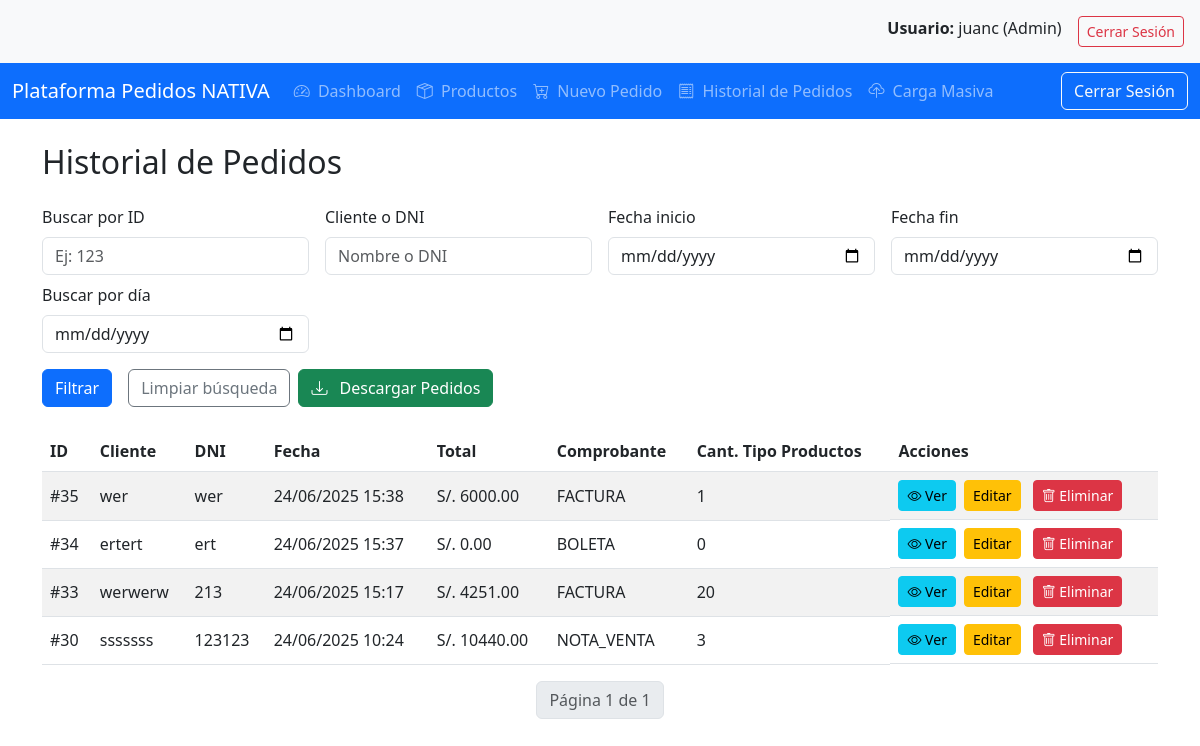
/historial/ (signed in), run on the app's committed database.
### pedidos/models.py (models this page shows, shortened)
class Pedido(models.Model):
    TIPO_COMPROBANTE_CHOICES = [
        ('BOLETA', 'Boleta'),
        ('FACTURA', 'Factura'),
        ('NOTA_VENTA', 'Nota de Venta'),
        ('TICKET', 'Ticket'),
        ('COTIZACION', 'Cotización'),
        ('OTRO', 'Otro')
    ]
    cliente_nombre = models.CharField(max_length=100)
    cliente_dni = models.CharField(max_length=20)
    cliente_empresa = models.CharField(max_length=100, blank=True, null=True)
    direccion = models.TextField()
    tipo_comprobante = models.CharField(
        max_length=50,
        choices=TIPO_COMPROBANTE_CHOICES,
        verbose_name="Tipo de Comprobante"
    )
    notas = models.TextField(blank=True, null=True)
    fecha_pedido = models.DateTimeField(auto_now_add=True)
    total = models.DecimalField(max_digits=12, decimal_places=2, default=0.00)

### historial/views.py (the view, shortened to what this page needs)
# urls.py: path('', views.pedido_historial, name='pedido_historial'),
@login_required
def pedido_historial(request):
    queryset = Pedido.objects.all().order_by('-fecha_pedido')
    id_pedido = request.GET.get('id_pedido')
    cliente = request.GET.get('cliente')
    fecha_inicio = request.GET.get('fecha_inicio')
    fecha_fin = request.GET.get('fecha_fin')
    fecha_dia = request.GET.get('fecha_dia')  # 👈 Nuevo filtro: una sola fecha
    if id_pedido and id_pedido != "None":
        try:
            pedido_id = int(id_pedido)
            queryset = queryset.filter(id=pedido_id)
        except ValueError:
            pass  # Si el ID no es un número válido, ignoramos el filtro
    if cliente:
        queryset = queryset.filter(
            Q(cliente_nombre__icontains=cliente) |
            Q(cliente_dni__icontains=cliente)
        )
    if fecha_dia and fecha_dia != "None":
        queryset = queryset.filter(fecha_pedido__date=fecha_dia)
    paginator = Paginator(queryset, 10)  # 10 pedidos por página
    page_number = request.GET.get('page')
    page_obj = paginator.get_page(page_number)
    return render(request, 'historial/pedido_historial.html', {
        'page_obj': page_obj,
        'id_pedido': id_pedido,
        'cliente': cliente,
        'fecha_inicio': fecha_inicio,
        'fecha_fin': fecha_fin,
        'fecha_dia': fecha_dia  # 👈 Pasamos el valor a la plantilla
    })

### usuarios/templatetags/group_tags.py (called while the page is built)
@register.filter(name='has_group')
def has_group(user, group_name):
    return user.groups.filter(name=group_name).exists()

### templates/historial/pedido_historial.html (shortened to what this page needs)
{% extends "base.html" %}
{% load group_tags %}
{% block content %}
<h2 class="mb-4">Historial de Pedidos</h2>
<form method="get" class="mb-4">
    <div class="row g-3">
        <div class="col-12 col-md-3">
            <label class="form-label">Buscar por ID</label>
            <input type="text"
                   name="id_pedido"
                   class="form-control"
                   value="{{ id_pedido|default:'' }}"
                   placeholder="Ej: 123">
        </div>
        <div class="col-12 col-md-3">
            <label class="form-label">Cliente o DNI</label>
            <input type="text"
                   name="cliente"
                   class="form-control"
                   value="{{ cliente|default:'' }}"
                   placeholder="Nombre o DNI">
        </div>
        <div class="col-12 col-md-3">
            <label class="form-label">Fecha inicio</label>
            <input type="date"
                   name="fecha_inicio"
                   class="form-control"
                   value="{{ fecha_inicio|default:'' }}">
        </div>
        <div class="col-12 col-md-3">
            <label class="form-label">Fecha fin</label>
            <input type="date"
                   name="fecha_fin"
                   class="form-control"
                   value="{{ fecha_fin|default:'' }}">
        </div>
        <div class="col-12 col-md-3 mt-2">
            <label class="form-label">Buscar por día</label>
            <input type="date"
                   name="fecha_dia"
                   class="form-control"
                   value="{{ fecha_dia|default:'' }}">
        </div>
    </div>
    <div class="mt-3 d-grid gap-2 d-md-flex">
        <button type="submit" class="btn btn-primary me-2">Filtrar</button>
        <a href="{% url 'historial:pedido_historial' %}" class="btn btn-outline-secondary">Limpiar búsqueda</a>
        <a href="{% url 'historial:exportar_pedidos' %}" class="btn btn-success">
            <i class="bi bi-download me-2"></i> Descargar Pedidos
        </a>
    </div>
</form>
<div class="table-responsive d-none d-md-block">
    <table class="table table-striped align-middle">
        <thead>
            <tr>
                <th>ID</th>
                <th>Cliente</th>
                <th>DNI</th>
                <th>Fecha</th>
                <th>Total</th>
                <th>Comprobante</th>
                <th>Cant. Tipo Productos</th>
                <th>Acciones</th>
            </tr>
        </thead>
        <tbody>
            {% for pedido in page_obj %}
                <tr>
                    <td>#{{ pedido.id }}</td>
                    <td>{{ pedido.cliente_nombre }}</td>
                    <td>{{ pedido.cliente_dni }}</td>
                    <td>{{ pedido.fecha_pedido|date:"d/m/Y H:i" }}</td>
                    <td>S/. {{ pedido.total|floatformat:2 }}</td>
                    <td>{{ pedido.tipo_comprobante }}</td>
                    <td>{{ pedido.detallepedido_set.count }}</td>
                    <td class="d-flex gap-2 flex-wrap">
                        <a href="{% url 'pedidos:pedido_detalle' pedido.id %}" class="btn btn-sm btn-info">
                            <i class="bi bi-eye"></i> Ver
                        </a>
                        {% if not user|has_group:"Vendedor" and not user|has_group:"Lector" %}
                            <a href="{% url 'pedidos:pedido_editar' pedido.id %}" class="btn btn-sm btn-warning me-1">Editar</a>
                        {% endif %}
                        {% if not user|has_group:"Vendedor" and not user|has_group:"Lector" %}
                            <form method="post" action="{% url 'pedidos:pedido_eliminar' pedido.id %}" class="m-0">
                                <button type="submit" class="btn btn-sm btn-danger" onclick="return confirm('¿Estás seguro?')">
                                    <i class="bi bi-trash"></i> Eliminar
                                </button>
                            </form>
                        {% endif %}
                    </td>
                </tr>
            {% empty %}
                <tr>
                    <td colspan="7" class="text-center text-muted">No se encontraron pedidos.</td>
                </tr>
            {% endfor %}
        </tbody>
    </table>
</div>
<nav aria-label="Paginación">
    <ul class="pagination justify-content-center">
        <li class="page-item disabled">
            <a class="page-link" href="#">Página {{ page_obj.number }} de {{ page_obj.paginator.num_pages }}</a>
        </li>
    </ul>
</nav>
{% endblock %}

### templates/base.html (shortened to what this page needs)
{% load group_tags %}
<!DOCTYPE html>
<html lang="es">
<head>
    <link href="https://cdn.jsdelivr.net/npm/bootstrap@5.3.0/dist/css/bootstrap.min.css"  rel="stylesheet">
    <link rel="stylesheet" href="https://cdn.jsdelivr.net/npm/bootstrap-icons@1.11.3/font/bootstrap-icons.min.css">
</head>
<body>
<div class="d-flex justify-content-end p-3 bg-light">
    {% if user.is_authenticated %}
        <div class="me-3">
            <strong>Usuario:</strong> {{ user.username }}
            {% if user|has_group:"Vendedor" %}
                (Vendedor)
            {% elif user.is_superuser %}
                (Admin)
            {% endif %}
        </div>
        <form action="{% url 'logout' %}" method="post" class="d-inline">
            <button type="submit" class="btn btn-sm btn-outline-danger">Cerrar Sesión</button>
        </form>
    {% else %}
        <a href="{% url 'login' %}?next={{ request.path }}" class="btn btn-sm btn-outline-primary">Iniciar Sesión</a>
    {% endif %}
</div>
{% include "menu.html" %}
<div class="container mt-4">
    {% block content %}
    {% endblock %}
</div>
</body>
</html>

### data on the page
Pedido: id "35", cliente_nombre "wer", cliente_dni "wer", fecha_pedido "24/06/2025 15:38", total "6000.00", tipo_comprobante "FACTURA", detallepedido_set.count "1"
Pedido: id "34", cliente_nombre "ertert", cliente_dni "ert", fecha_pedido "24/06/2025 15:37", total "0.00", tipo_comprobante "BOLETA", detallepedido_set.count "0"
Pedido: id "33", cliente_nombre "werwerw", cliente_dni "213", fecha_pedido "24/06/2025 15:17", total "4251.00", tipo_comprobante "FACTURA", detallepedido_set.count "20"
Pedido: id "30", cliente_nombre "sssssss", cliente_dni "123123", fecha_pedido "24/06/2025 10:24", total "10440.00", tipo_comprobante "NOTA_VENTA", detallepedido_set.count "3"

### other printed values
{{ user.username }} "juanc"
{{ page_obj.number }} "1"
{{ page_obj.paginator.num_pages }} "1"
